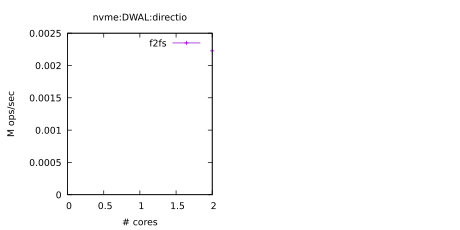

Reproduce this figure in gnuplot.
# LOG_FILE = logs/2025-09-27-17-38-34.029657/fxmark.log
# SYSTEM = Linux fvm 5.15.0d3846e8+ #2 SMP Sat Sep 27 17:03:46 UTC 2025 x86_64 x86_64 x86_64 GNU/Linux
# DISK_SIZE = 1G
# DURATION = 300s
# DIRECTIO = bufferedio,directio
# MEDIA_TYPES = ssd,hdd,nvme,mem
# FS_TYPES = tmpfs,ext4,ext4_no_jnl,xfs,btrfs,f2fs
# BENCH_TYPES = DWAL,DWOL,DWOM,DWTL,DWSL,MWRL,MWRM,MWCL,MWCM,MWUM,MWUL,filebench_varmail,filebench_oltp,filebench_fileserver,dbench_client,MRPL,MRPM,MRPH,MRDM,MRDL,DRBH,DRBM,DRBL
# NCORES = 1,2,4
# CORE_SEQ = 0,1,2,3
# MODEL_NAME = AMD Ryzen 5 5600 6-Core Processor
# PHYSICAL_CHIPS = 1
# CORE_PER_CHIP = 4
# SMT_LEVEL = 1
# NUM_TEST_CONF = 1

set term pdfcairo size 4.6in,2.3in font ',10'
set_out='set output "`if test -z $OUT; then echo sc.pdf; else echo $OUT; fi`"'
eval set_out
set multiplot layout 1,2

set title 'nvme:DWAL:directio'
set xlabel '# cores'
set ylabel 'M ops/sec'
plot [0:][0:] 'nvme:f2fs:DWAL:directio.dat' using 1:2 title 'f2fs' with lp ps 0.5

unset multiplot
set output
